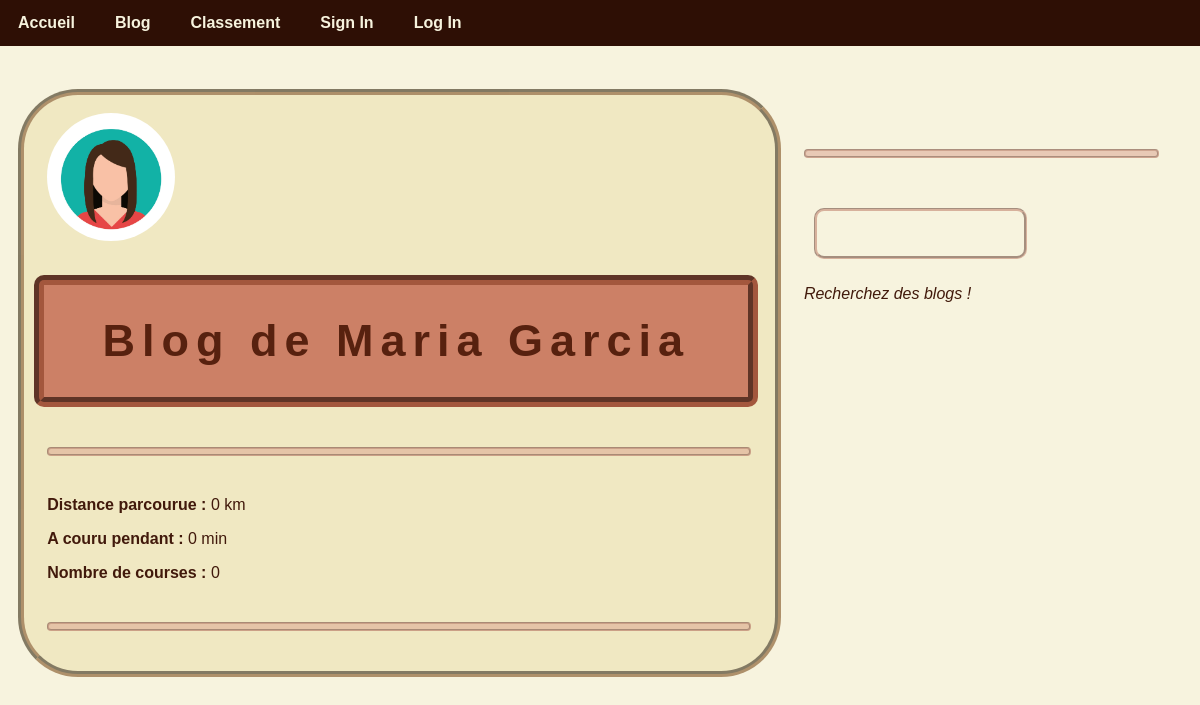
Page /blog.php?blog=8 on the committed database.
### tables this page shows
CREATE TABLE IF NOT EXISTS `utilisateur` (
`ID_utilisateur` int(11) NOT NULL,
  `nom` varchar(50) NOT NULL,
  `prenom` varchar(50) NOT NULL,
  `email` varchar(50) NOT NULL,
  `mot_de_passe` varchar(50) NOT NULL,
  `date_naissance` date NOT NULL,
  `date_inscription` date NOT NULL,
  `avatar` varchar(255) DEFAULT NULL
);

### SousPages/SqlFunctions/sqlfunction_blog.php (called while the page is built, shortened)
<?php
function select_titre_blog($connexion, $blog) {
    $sql = "SELECT
                utilisateur.nom as nom,
                utilisateur.prenom as prenom,
                utilisateur.avatar as avatar
            FROM
                utilisateur
            WHERE
                utilisateur.id_utilisateur = '".$blog."'
            ;";
    $result = $connexion->query($sql);
    return $result;
}
?>

### SousPages/calcul_image_size.php (called while the page is built)
<?php
if ($width > $height) {
    $height = $height * $max / $width;
    $width = $max;
} else {
    $width = $width * $max / $height;
    $height = $max;
}
?>

### blog.php (the view, shortened to what this page needs)
<!DOCTYPE html>
<html lang="fr">
<head>
<?php include("SousPages/header.php");?>
</head>
<body>
<?php include("SousPages/navbar.php");?>
<?php
    $connexion = connect_db();
?>
<div class="row">
    <div class="column-main">
        <?php
            if (isset($_GET["blog"])) {
                $blog = $_GET["blog"];
            } else if (isset($_COOKIE["id_utilisateur"])) {
                $blog = $_COOKIE["id_utilisateur"];
                ?>
                <form name="formauto" method="get" action="#">
                    <input type="hidden" name="blog" value="<?php echo $blog;?>">
                </form>
                <script>
                    document.forms["formauto"].submit();
                </script>
                <?php
            } else if (isset($_POST["blog"])) {
                $blog = $_POST["blog"];
                ?>
                <form name="formauto" method="get" action="#">
                    <input type="hidden" name="blog" value="<?php echo $blog;?>">
                </form>
                <script>
                    document.forms["formauto"].submit();
                </script>
                <?php
            } else {
                $blog = 0;
            }
            if ($blog == 0) {
                echo "<p>Tu n'es sur aucun blog. Connecte toi pour en avoir un, ou recherche celui de quelqu'un d'autre.<p>";
            } else {
                $titre = select_titre_blog($connexion, $blog);
                $titre = $titre->fetch();
                $max = 128;
                list($width, $height, $type, $attr) = getimagesize($titre["avatar"]);
                include("SousPages/calcul_image_size.php");
                echo "<div><br>";
                echo "<img src='".$titre["avatar"]."' class='avatar' height='".$height."' width='".$width."' >";
                echo "</div>";
                echo "<h1> Blog de ".$titre['prenom']." ".$titre['nom']."</h1>";
                include('SousPages/show_stats.php');
                echo "<hr>";
                            ?>
                    <?php
            }
        ?>
    </div>
    <div class="column-side">
        <div>
            <?php include("AJAX/recherche_blog.php"); ?>
        </div>
    </div>
</div>
</body>
</html>

### Styles/style.css (style rules this page uses)
:root { --font: verdana, sans-serif; --white: hsl(50, 60%, 92%); --red-white: hsl(15, 30%, 92%); --light-yellow: hsl(50, 60%, 85%) }
body { margin-top: 0; margin-bottom:0; padding: 10px 10px; background-color: var(--white); }
h1, h2 { font-family: var(--font); color:hsl(15, 70%, 20%); text-align: center; letter-spacing: 1px; }
h1 { font-size: 45px; font-family: century gothic, sans-serif; letter-spacing: 7px; margin: 30px auto 30px -13px; padding: 30px 0px 30px 0px; width: 100%; background-color: hsl(15, 50%, 60%); border-radius: 10px; border-style: groove; border-width: 10px; border-color: hsla(15, 50%, 40%, 80%); }
hr { height: 5px; margin-top: 40px; margin-bottom: 40px; color: hsl(15, 50%, 50%); background-color: hsla(15, 50%, 70%, 50%); border-width: 2px; border-color: hsla(15, 30%, 50%, 40%); border-radius: 4px; border-style: groove; }
img { max-width: 100%; }
.row { display: flex; }
.column-main { flex: 60%; padding: 0px 2% 0px 2%; margin: 25px auto auto auto; width: 90%; background-color: var(--light-yellow); border-width: 6px 6px; border-style: groove; border-color: hsla(25, 70%, 25%, 50%); border-radius: 60px; }
.column-side { flex: 30%; padding: 0px 2% 0px 2%; margin-top: 45px; }
.avatar { border-radius: 50%; }

### rows in the picture
utilisateur: avatar (picture), prenom "Maria", nom "Garcia"

### other values in the picture
$result["distance"] "0"
$temps_minute "0"
$result["nb_courses"] "0"
